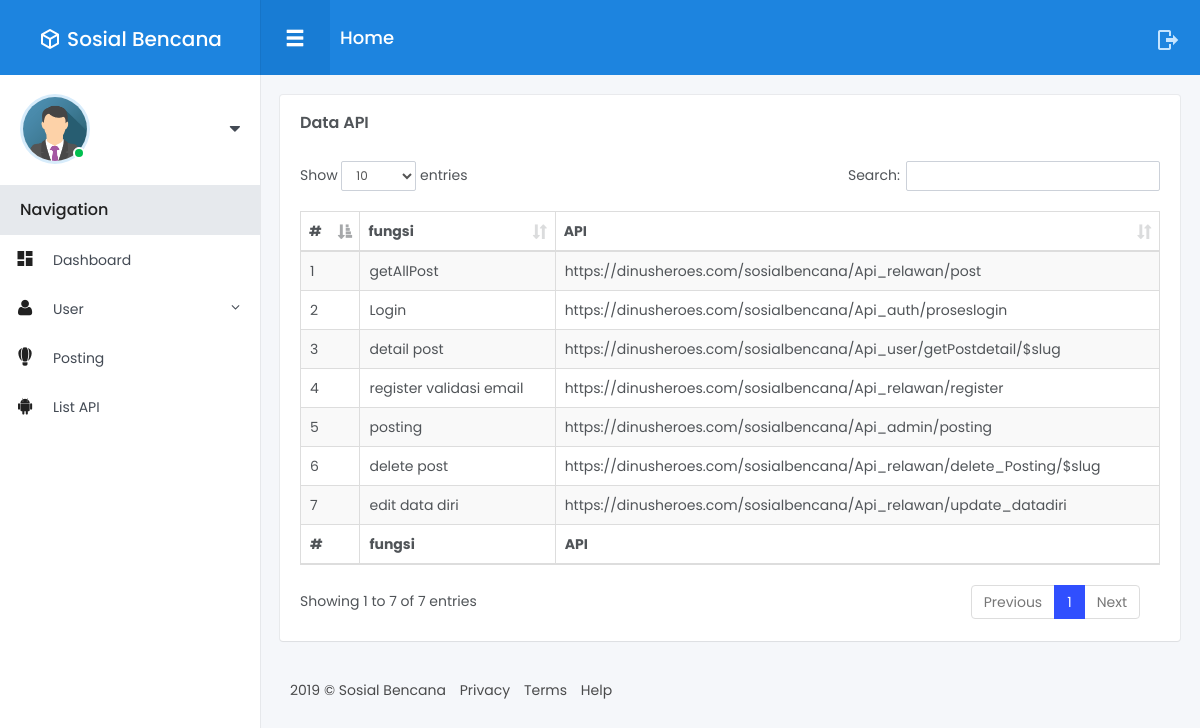
The app's page /index.php/admin/listAPI with its own data.
### tables this page shows
CREATE TABLE `list_api` (
  `id` int(11) NOT NULL,
  `fungsi` varchar(50) NOT NULL,
  `api` varchar(250) NOT NULL
);

### application/controllers/Admin.php (called while the page is built, shortened)
<?php
class Admin extends CI_Controller {
	public function __construct()
	{
		$this->load->model('Admin_model');
		$this->load->model('Jumlah_model');
    }
    public function listAPI()
    {
        $data=array(
            'api'=>$this->Admin_model->get('list_api')
        );
        $this->load->view('Admin/listapi',$data);
    }
}

### index.php (called while the page is built, shortened)
<?php
require_once BASEPATH.'core/CodeIgniter.php';

### application/models/Admin_model.php (called while the page is built, shortened)
<?php
class Admin_model extends CI_Model {
    public function get($table)
    {
        $this->db->select('*');
        $this->db->from($table);
        return $this->db->get()->result_array();
    }
}

### application/views/Admin/listapi.php (the view, shortened to what this page needs)
<!DOCTYPE html>
<html lang="en">
<head>
</head>
<body>
<div class="main-menu">
	<header class="header">
	</header>
	<div class="content">
	</div>
</div>
<div class="fixed-navbar">
</div>
<div id="wrapper">
	<div class="main-content">
		<div class="row small-spacing">
            <div class="col-lg-12">
				<div class="box-content">
					<h4 class="box-title">Data API</h4>
					<table id="example" class="table table-striped table-bordered display" style="width:100%">
						<thead>
							<tr>
								<th>#</th>
								<th>fungsi</th>
								<th>API</th>
							</tr>
						</thead>
						<tfoot>
							<tr>
                                <th>#</th>
								<th>fungsi</th>
								<th>API</th>
							</tr>
						</tfoot>
						<tbody>
							<?php
							$no = 1;
							foreach($api as $api) {
							?>
							<tr>
								<td><?php echo $no++; ?></td>
								<td><?php echo $api['fungsi']; ?></td>
								<td><?php echo $api['api']; ?></td>
                            </tr>
							<?php } ?>
                        </tbody>
					</table>
				</div>
			</div>
		</div>
		<footer class="footer">
		</footer>
	</div>
</div>
</body>
</html>

### records on screen
list_api: fungsi "getAllPost", api "https://dinusheroes.com/sosialbencana/Api_relawan/post"
list_api: fungsi "Login", api "https://dinusheroes.com/sosialbencana/Api_auth/proseslogin"
list_api: fungsi "detail post", api "https://dinusheroes.com/sosialbencana/Api_user/getPostdetail/$slug"
list_api: fungsi "register validasi email", api "https://dinusheroes.com/sosialbencana/Api_relawan/register"
list_api: fungsi "posting", api "https://dinusheroes.com/sosialbencana/Api_admin/posting"
list_api: fungsi "delete post", api "https://dinusheroes.com/sosialbencana/Api_relawan/delete_Posting/$slug"
list_api: fungsi "edit data diri", api "https://dinusheroes.com/sosialbencana/Api_relawan/update_datadiri"

### other values on screen
SITE_NAME "Sosial Bencana"
